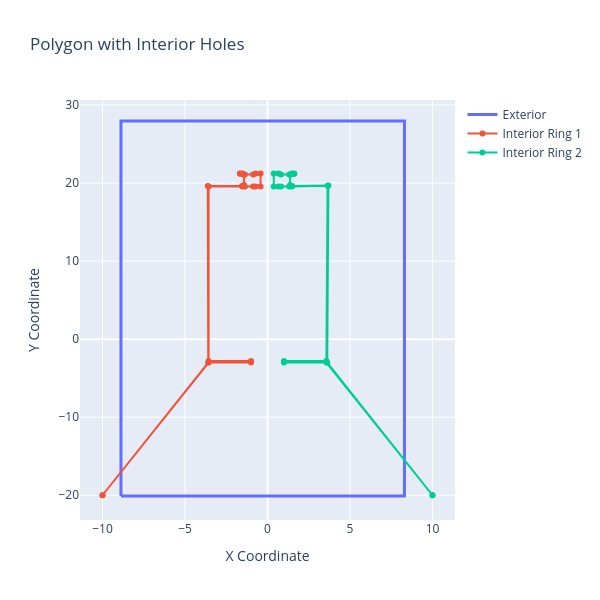

The notebook cell saved with this chart:
### Code cell
import plotly.graph_objects as go
from shapely.geometry import Polygon
from shapely import make_valid

# Original exterior ring
exterior = [
    (-8.88, -20.1),
    (8.3, -20.1),
    (8.3, 27.95),
    (-8.88, 27.95),
    (-8.88, -20.1),
]

# Interior rings (excluding the door)
interior_rings = [
            # Left cutout
            [
                (-10, -20),
                (-3.57, -3),
                (-1, -3),
                (-1, -2.8),
                (-3.57, -2.8),
                (-3.57, 19.57),
                (-1.52, 19.57),
                (-1.37, 19.57),
                (-0.87, 19.57),
                (-0.72, 19.57),
                (-0.42, 19.57),
                (-0.42, 21.23),
                (-0.72, 21.23),
                (-0.87, 21.09),
                (-1.37, 21.09),
                (-1.52, 21.23),
                (-1.67, 21.23),
                (-1.67, 21.18),
                (-1.545, 21.18),
                (-1.42, 21.065),
                (-1.42, 19.735),
                (-1.545, 19.62),
                (-3.62, 19.62),
                (-3.59, -3),
                (-10, -20),
            ],
            # Right cutout
            [
                (10, -20),
                (3.57, -3),
                (1, -3),
                (1, -2.8),
                (3.57, -2.8),
                (3.64, 19.64),
                (1.47, 19.57),
                (1.32, 19.57),
                (0.82, 19.57),
                (0.67, 19.57),
                (0.38, 19.57),
                (0.38, 21.23),
                (0.67, 21.23),
                (0.82, 21.09),
                (1.32, 21.09),
                (1.47, 21.23),
                (1.62, 21.23),
                (1.62, 21.18),
                (1.495, 21.18),
                (1.37, 21.065),
                (1.37, 19.735),
                (1.495, 19.62),
                (3.69, 19.69),
                (3.62, -3),
                (10, -20),
            ],
            # Bottom strip
            #[(-6.8, -10.8), (6.8, -10.8), (6.8, -10.6), (-6.8, -10.6), (-6.8, -10.8)],
            #[(3.55, -3), (2, -3), (2, -3.2), (3.55, -3.2),(3.55, -3)],
            #[(-3.55, -3), (-2, -3), (-2, -3.2), (-3.55, -3.2),(-3.55, -3)]
        ]
    # Bottom strip
    #[(-6.8, -10.8), (6.8, -10.8), (6.8, -10.6), (-6.8, -10.6), (-6.8, -10.8)],


# Create closed geometry (with door) and fix any invalid geometry
try:
    geometry_closed = Polygon(exterior, interior_rings)
    # Check if the polygon is valid, if not, fix it
    if not geometry_closed.is_valid:
        print(f"Invalid polygon: {geometry_closed.explain_validity()}")
        geometry_closed = make_valid(geometry_closed)
        print("Polygon fixed using make_valid()")
except Exception as e:
    print(f"Error creating polygon: {e}")
    # Fallback: create polygon without interior rings for visualization
    geometry_closed = Polygon(exterior)
    print("Created polygon without interior rings for visualization")

exterior_x = list(geometry_closed.exterior.xy[0])
exterior_y = list(geometry_closed.exterior.xy[1])

# Extract interior coordinates (holes) as lists
interiors = []
if hasattr(geometry_closed, 'interiors'):
    interiors = [
        (list(interior.xy[0]), list(interior.xy[1])) for interior in geometry_closed.interiors
    ]

# Create the figure
fig = go.Figure()

# Alternative approach: Plot the raw interior rings directly
fig.add_trace(go.Scatter(x=exterior_x, y=exterior_y, mode="lines", name="Exterior", line=dict(width=3)))

# Plot the original interior rings as separate traces (even if invalid)
for i, ring in enumerate(interior_rings):
    ring_x = [point[0] for point in ring]
    ring_y = [point[1] for point in ring]
    fig.add_trace(go.Scatter(x=ring_x, y=ring_y, mode="lines+markers", 
                           name=f"Interior Ring {i+1}", line=dict(width=2)))

# Also plot the processed interiors if they exist
for i, (x, y) in enumerate(interiors):
    fig.add_trace(go.Scatter(x=x, y=y, mode="lines", 
                           name=f"Processed Interior {i+1}", 
                           line=dict(dash='dash', width=1)))

# Update layout
fig.update_layout(
    title="Polygon with Interior Holes",
    xaxis_title="X Coordinate",
    yaxis_title="Y Coordinate",
    showlegend=True,
    width=600,
    height=600,
)

# Display the figure
fig.show()

### Figure 1 — Plotly figure (JSON) as saved in the notebook; plotly's stock layout.template omitted (floating-point values rounded to 4 significant figures)
{"data": [{"line": {"width": 3}, "mode": "lines", "name": "Exterior", "type": "scatter", "x": [-8.88, 8.3, 8.3, -8.88, -8.88], "y": [-20.1, -20.1, 27.95, 27.95, -20.1]}, {"line": {"width": 2}, "mode": "lines+markers", "name": "Interior Ring 1", "type": "scatter", "x": [-10, -3.57, -1, -1, -3.57, -3.57, -1.52, -1.37, -0.87, -0.72, -0.42, -0.42, -0.72, -0.87, -1.37, -1.52, -1.67, -1.67, -1.545, -1.42, -1.42, -1.545, -3.62, -3.59, -10], "y": [-20, -3, -3, -2.8, -2.8, 19.57, 19.57, 19.57, 19.57, 19.57, 19.57, 21.23, 21.23, 21.09, 21.09, 21.23, 21.23, 21.18, 21.18, 21.07, 19.73, 19.62, 19.62, -3, -20]}, {"line": {"width": 2}, "mode": "lines+markers", "name": "Interior Ring 2", "type": "scatter", "x": [10, 3.57, 1, 1, 3.57, 3.64, 1.47, 1.32, 0.82, 0.67, 0.38, 0.38, 0.67, 0.82, 1.32, 1.47, 1.62, 1.62, 1.495, 1.37, 1.37, 1.495, 3.69, 3.62, 10], "y": [-20, -3, -3, -2.8, -2.8, 19.64, 19.57, 19.57, 19.57, 19.57, 19.57, 21.23, 21.23, 21.09, 21.09, 21.23, 21.23, 21.18, 21.18, 21.07, 19.73, 19.62, 19.69, -3, -20]}], "layout": {"height": 600, "showlegend": true, "title": {"text": "Polygon with Interior Holes"}, "width": 600, "xaxis": {"title": {"text": "X Coordinate"}}, "yaxis": {"title": {"text": "Y Coordinate"}}}}
